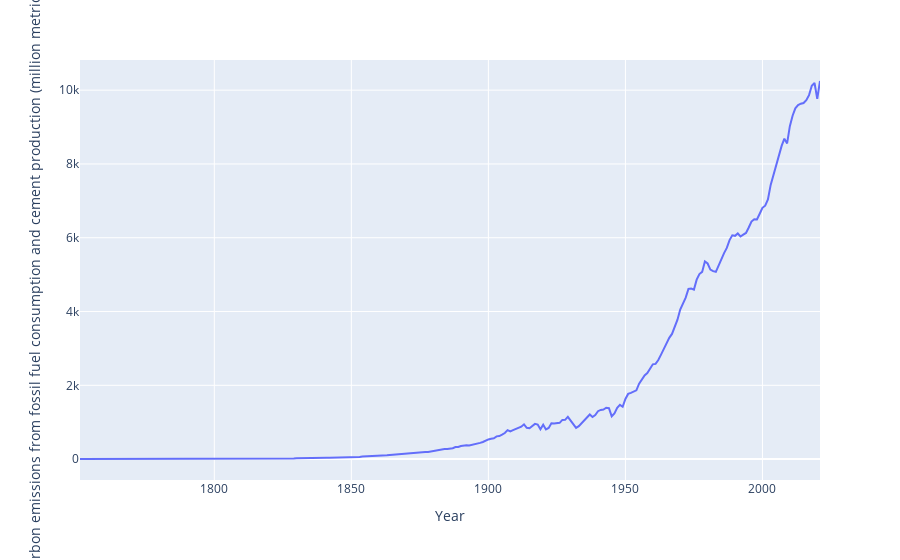

The notebook cell saved with this chart:
### Markdown cell above
## Line Chart Year vs Total Carbon Emissions...

### Code cell
import plotly.express as px
fig = px.line(df_emissions,x='Year', y='Total carbon emissions from fossil fuel consumption and cement production (million metric tons of C)')
fig.show()

### Figure 1 — Plotly figure (JSON) as saved in the notebook; plotly's stock layout.template omitted (floating-point values rounded to 4 significant figures; data arrays with more than 128 entries replaced by an {"elided": "..."} marker saying what was removed)
{"data": [{"hovertemplate": "Year=%{x}<br>Total carbon emissions from fossil fuel consumption and cement production (million metric tons of C)=%{y}<extra></extra>", "legendgroup": "", "line": {"color": "#636efa", "dash": "solid"}, "marker": {"symbol": "circle"}, "mode": "lines", "name": "", "orientation": "v", "showlegend": false, "type": "scatter", "x": {"elided": "271 int values"}, "xaxis": "x", "y": {"elided": "271 int values"}, "yaxis": "y"}], "layout": {"legend": {"tracegroupgap": 0}, "margin": {"t": 60}, "xaxis": {"anchor": "y", "domain": [0, 1], "title": {"text": "Year"}}, "yaxis": {"anchor": "x", "domain": [0, 1], "title": {"text": "Total carbon emissions from fossil fuel consumption and cement production (million metric tons of C)"}}}}
